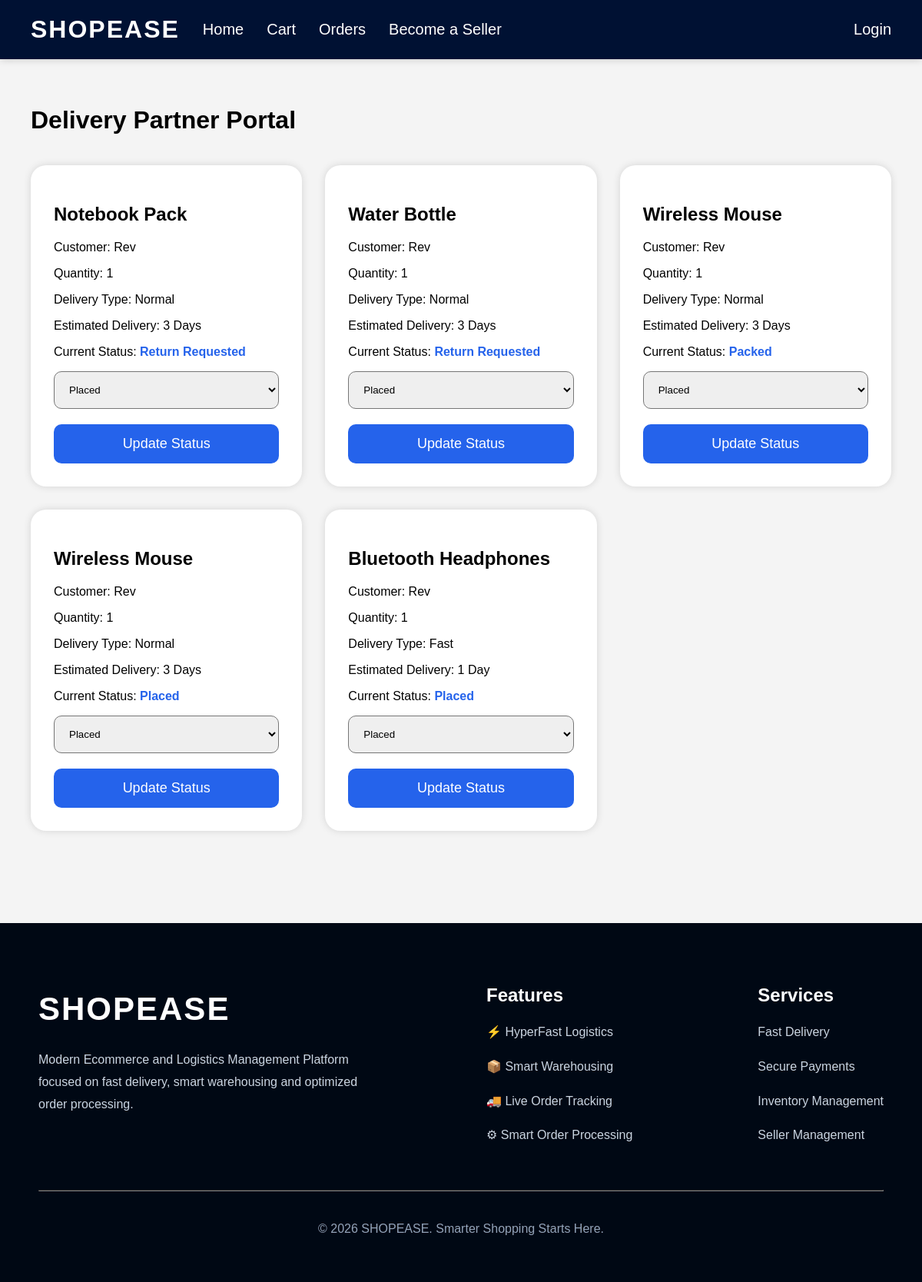
The page /delivery/dashboard/ on the database its author committed.
### shoppingapp/models.py (models this page shows, shortened)
class Order(models.Model):
    DELIVERY_CHOICES = [
        ('Normal', 'Normal'),
        ('Fast', 'Fast')
    ]
    STATUS_CHOICES = [
        ('Placed', 'Placed'),
        ('Picking', 'Picking'),
        ('Packed', 'Packed'),
        ('Dispatched', 'Dispatched'),
        ('Delayed', 'Delayed'),
        ('Cancelled', 'Cancelled'),
        ('Return Requested', 'Return Requested'),
        ('Delivered', 'Delivered')
    ]
    customer_name = models.CharField(max_length=100)
    customer_location = models.CharField(max_length=100)
    product = models.ForeignKey(Product, on_delete=models.CASCADE)
    quantity = models.IntegerField()
    order_time = models.DateTimeField(auto_now_add=True)
    delivery_type = models.CharField(
        max_length=20,
        choices=DELIVERY_CHOICES
    )
    order_status = models.CharField(
        max_length=20,
        choices=STATUS_CHOICES
    )
    warehouse = models.ForeignKey(
        'Warehouse',
        on_delete=models.SET_NULL,
        null=True,
        blank=True
    )
    delivery_partner = models.ForeignKey(
        'DeliveryPartner',
        on_delete=models.SET_NULL,
        null=True,
        blank=True
    )
    reward_points = models.IntegerField(default=0)
    estimated_delivery = models.CharField(
        max_length=100,
        default="3 Days"
    )
    payment_method = models.CharField(
        max_length=50,
        default="COD"
    )
    package_id = models.CharField(
        max_length=100,
        default="PKG000"
    )
    packing_counter = models.CharField(
        max_length=100,
        default="Counter 1"
    )
    priority = models.CharField(
        max_length=50,
        default="Low"
    )
    state = models.CharField(
        max_length=100,
        default="South India"
    )

class Product(models.Model):
    product_id = models.AutoField(primary_key=True)
    name = models.CharField(max_length=100)
    category = models.CharField(max_length=50)
    price = models.DecimalField(max_digits=10, decimal_places=2)
    stock = models.IntegerField(default=0)
    storage_location = models.CharField(max_length=50)
    image_url = models.URLField(default="https://via.placeholder.com/200")
    seller = models.ForeignKey('Seller', on_delete=models.CASCADE, null=True, blank=True)

### shoppingapp/views.py (the view)
# urls.py: path('delivery/dashboard/',views.delivery_dashboard,name='delivery_dashboard'),
def delivery_dashboard(request):
    orders = Order.objects.exclude(
        order_status='Delivered'
    ).order_by(
        '-delivery_type'
    )
    return render(
        request,
        'shoppingapp/delivery_dashboard.html',
        {
            'orders': orders
        }
    )

### shoppingapp/templates/shoppingapp/delivery_dashboard.html (shortened to what this page needs)
{% extends 'shoppingapp/base.html' %}
{% block content %}
<h1 style="
margin-bottom:40px;
">
    Delivery Partner Portal
</h1>
<div style="
display:grid;
grid-template-columns:repeat(auto-fit, minmax(350px, 1fr));
gap:30px;
">
{% for order in orders %}
<div style="
background:white;
padding:30px;
border-radius:20px;
box-shadow:0 0 10px lightgray;
">
    <h2>
        {{ order.product.name }}
    </h2>
    <p>
        Customer:
        {{ order.customer_name }}
    </p>
    <p>
        Quantity:
        {{ order.quantity }}
    </p>
    <p>
        Delivery Type:
        {{ order.delivery_type }}
    </p>
    <p>
        Estimated Delivery:
        {{ order.estimated_delivery }}
    </p>
    <p>
        Current Status:
        <b style="
        color:#2563eb;
        ">
            {{ order.order_status }}
        </b>
    </p>
    <form method="POST"
    action="/update-status/{{ order.id }}/">
        <select
        name="status"
        style="
        width:100%;
        padding:15px;
        border-radius:10px;
        margin-bottom:20px;
        ">
            <option value="Placed">
                Placed
            </option>
        </select>
        <button type="submit"
        style="
        width:100%;
        background:#2563eb;
        color:white;
        border:none;
        padding:15px;
        border-radius:10px;
        font-size:18px;
        cursor:pointer;
        ">
            Update Status
        </button>
    </form>
</div>
{% empty %}
<h2>
    No delivery orders
</h2>
{% endfor %}
</div>
{% endblock %}

### shoppingapp/templates/shoppingapp/base.html (style rules this page uses)
body { margin:0; font-family:Arial, sans-serif; background:#f4f4f4; }

### rows shown on the page
Order: product.name "Notebook Pack", customer_name "Rev", quantity "1", delivery_type "Normal", estimated_delivery "3 Days", order_status "Return Requested"
Order: product.name "Water Bottle", customer_name "Rev", quantity "1", delivery_type "Normal", estimated_delivery "3 Days", order_status "Return Requested"
Order: product.name "Wireless Mouse", customer_name "Rev", quantity "1", delivery_type "Normal", estimated_delivery "3 Days", order_status "Packed"
Order: product.name "Wireless Mouse", customer_name "Rev", quantity "1", delivery_type "Normal", estimated_delivery "3 Days", order_status "Placed"
Order: product.name "Bluetooth Headphones", customer_name "Rev", quantity "1", delivery_type "Fast", estimated_delivery "1 Day", order_status "Placed"
